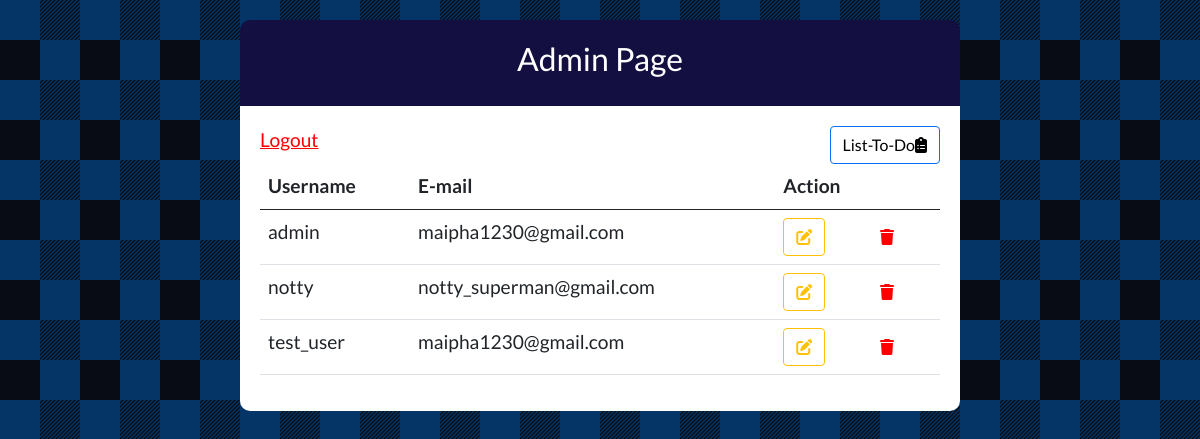
The app's page /list-to-do/admin.php with its own data.
### tables this page shows
CREATE TABLE `users` (
  `user_id` int(11) NOT NULL,
  `username` varchar(100) NOT NULL,
  `email` varchar(100) NOT NULL,
  `password` varchar(100) NOT NULL
);

### list-to-do/admin.php (the view, shortened to what this page needs)
<?php
    include('server.php');
?>
<?php
    $info = "SELECT * FROM users ";
    if (!empty($info)){
        $info_query = mysqli_query($conn, $info);
    }
?>
<!DOCTYPE html>
<html lang="en">
<head>
    <link href="https://cdn.jsdelivr.net/npm/bootstrap@5.1.0/dist/css/bootstrap.min.css" rel="stylesheet">
    <link rel="stylesheet" href="style.css">
</head>
<body>
        <div class="header-list">
            <h2>Admin Page</h2>
        </div>
        <div class="content">
            <div class="container-1">
            <form class = "admin-form"  method="post">
                <button type="submit"class="btn btn-outline-primary" name = "todo-page" style = "color: black; margin-left:10px; float:right ;" >List-To-Do<i class="	fas fa-clipboard-list"></i></button>
                <a href="index.php?logout='1'" style = "color: red">Logout</a>
                <table class = "table">
                    <thead class="thead-dark">
                        <tr>
                            <th scope = "col">Username</th>
                            <th scope = "col">E-mail</th>
                            <th colspan = "2" scope = "col">Action</th>
                        </tr>
                    </thead>
                    <tbody>
                    <?php while ($row = mysqli_fetch_array($info_query)) {?>
                    <tr>
                        <td><?php echo $row['username'] ;?></td>
                        <td><?php echo $row['email'] ;?></td>
                        <td><a class="btn btn-outline-warning" href="admin_edit.php?user_id=<?php echo $row['user_id'] ; ?>" ><i class="fas fa-edit"></i></a></td>
                        <td><button style = "font-size:16px;" type="submit" name = "admin-delete-btn" class = "btn" value = "<?php echo $row['user_id']; ?>"><i class = "fas fa-trash"  style = "color:red;"></i></button></td>
                    </tr>
                    <?php } ?>
                    </tbody>
                </table>
            </form>
        </div>
        </div>
</body>
</html>

### list-to-do/style.css (style rules this page uses)
* { margin: 0; padding: 0; }
body { font-family: 'Lato', sans-serif; font-size: 120%; background-color: #080c14; }
.header-list { font-size: 20px; width: 60%; margin: 20px auto 0px; color: white; background: #130f40; text-align: center; border-radius: 10px 10px 0px 0px; padding: 20px; }
.content { width: 60%; height: auto; margin: 0 auto ; padding: 20px; background: white; border-radius: 0px 0px 10px 10px; justify-content: center; }

### records on screen
users: username "admin", email "maipha1230@gmail.com", $row['user_id'] 1 (drawn)
users: username "notty", email "notty_superman@gmail.com", $row['user_id'] 2 (drawn)
users: username "test_user", email "maipha1230@gmail.com", $row['user_id'] 5 (drawn)
